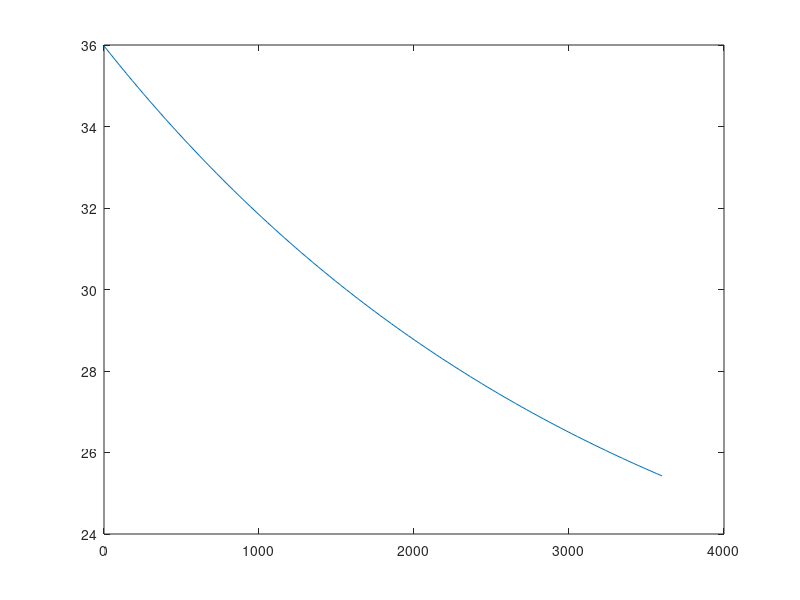

Write MATLAB code to recreate this figure.
k= [0.0003 0.0004 0.0005 0.0006];
t = linspace(0,3600);
%k = 0.00047716;
T0 = 20;
C = 2.7712;
eq1 = exp(C - k(1) .*t) + T0;
plot(t,eq1);
hold on


